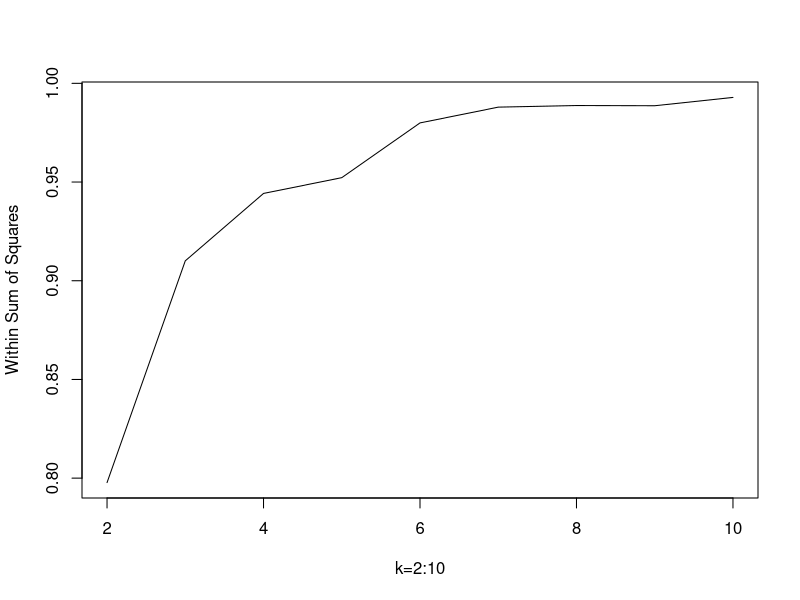
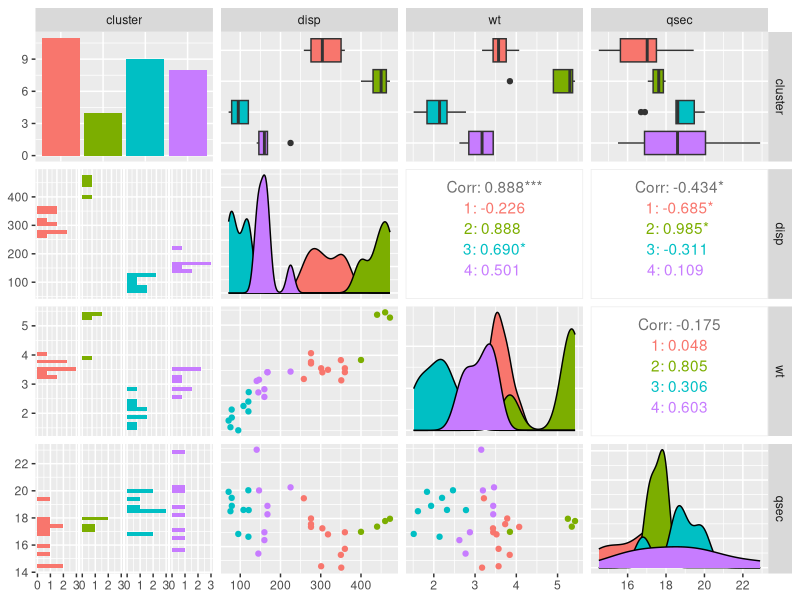
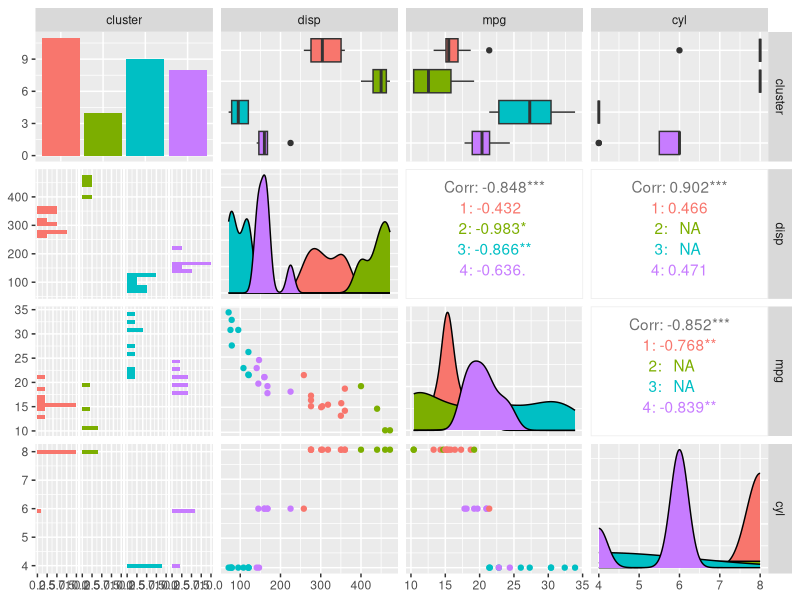

Reproduce these figures in R, in order.
## ---- chunk 1
knitr::opts_chunk$set(echo = TRUE)
## ---- chunk 2

data("mtcars")

library(dplyr)
library(knitr)
library(ggplot2)
library(GGally)

## ---- chunk 3
set.seed(1234)
wi = 0

for (i in 2:10) {
  z = kmeans(mtcars[,1:3], i)
  wi[i-1] = z$betweenss / z$totss
}
# report the list of within cluster sum of squares
plot(2:10, wi, type='l', xlab="k=2:10", ylab="Within Sum of Squares")

## ---- chunk 4

r = kmeans(mtcars[,1:3], centers =4, nstart=20)

r$size

## ---- chunk 5

r$centers

## ---- chunk 6

mtcars %>% 
    mutate(clusters = r$cluster) %>% 
    group_by(clusters) %>% 
    summarise_each(funs(mean), c(disp, wt, qsec)) %>% kable()

## ---- chunk 7

mtcars %>% 
    mutate(cluster = as.factor(r$cluster)) %>% 
    select(c(cluster, disp, wt, qsec)) %>% 
    ggpairs(mapping = aes(color = cluster))

## ---- chunk 8

mtcars %>% 
    mutate(cluster = as.factor(r$cluster)) %>% 
    select(c(cluster, disp, mpg, cyl, disp)) %>% 
    ggpairs(mapping = aes(color = cluster))

